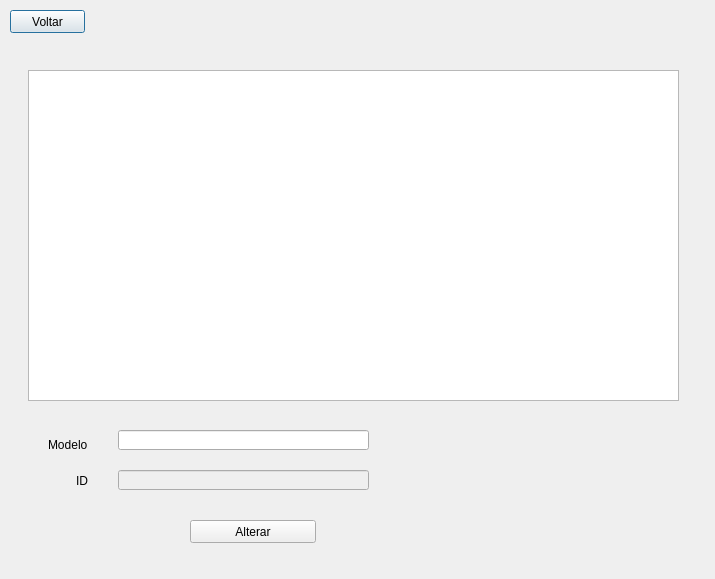
<?xml version="1.0" encoding="UTF-8"?>
<ui version="4.0">
 <class>TelaListarModelo</class>
 <widget class="QDialog" name="TelaListarModelo">
  <property name="enabled">
   <bool>true</bool>
  </property>
  <property name="geometry">
   <rect>
    <x>0</x>
    <y>0</y>
    <width>715</width>
    <height>579</height>
   </rect>
  </property>
  <property name="windowTitle">
   <string>Dialog</string>
  </property>
  <widget class="QPushButton" name="pushButtonVoltar">
   <property name="geometry">
    <rect>
     <x>10</x>
     <y>10</y>
     <width>75</width>
     <height>23</height>
    </rect>
   </property>
   <property name="text">
    <string>Voltar</string>
   </property>
  </widget>
  <widget class="QLineEdit" name="txtModelo">
   <property name="enabled">
    <bool>true</bool>
   </property>
   <property name="geometry">
    <rect>
     <x>118</x>
     <y>430</y>
     <width>251</width>
     <height>20</height>
    </rect>
   </property>
  </widget>
  <widget class="QLabel" name="label_ID">
   <property name="geometry">
    <rect>
     <x>76</x>
     <y>460</y>
     <width>31</width>
     <height>41</height>
    </rect>
   </property>
   <property name="text">
    <string>ID</string>
   </property>
  </widget>
  <widget class="QTableWidget" name="tblModelo">
   <property name="enabled">
    <bool>true</bool>
   </property>
   <property name="geometry">
    <rect>
     <x>28</x>
     <y>70</y>
     <width>651</width>
     <height>331</height>
    </rect>
   </property>
   <property name="selectionMode">
    <enum>QAbstractItemView::SingleSelection</enum>
   </property>
   <property name="selectionBehavior">
    <enum>QAbstractItemView::SelectRows</enum>
   </property>
  </widget>
  <widget class="QLabel" name="label_Modelo">
   <property name="geometry">
    <rect>
     <x>48</x>
     <y>420</y>
     <width>63</width>
     <height>49</height>
    </rect>
   </property>
   <property name="text">
    <string>Modelo</string>
   </property>
  </widget>
  <widget class="QLineEdit" name="txtID">
   <property name="enabled">
    <bool>false</bool>
   </property>
   <property name="geometry">
    <rect>
     <x>118</x>
     <y>470</y>
     <width>251</width>
     <height>20</height>
    </rect>
   </property>
  </widget>
  <widget class="QPushButton" name="pushButton_Alterar">
   <property name="geometry">
    <rect>
     <x>190</x>
     <y>520</y>
     <width>126</width>
     <height>23</height>
    </rect>
   </property>
   <property name="text">
    <string>Alterar</string>
   </property>
  </widget>
 </widget>
 <resources/>
 <connections/>
</ui>
